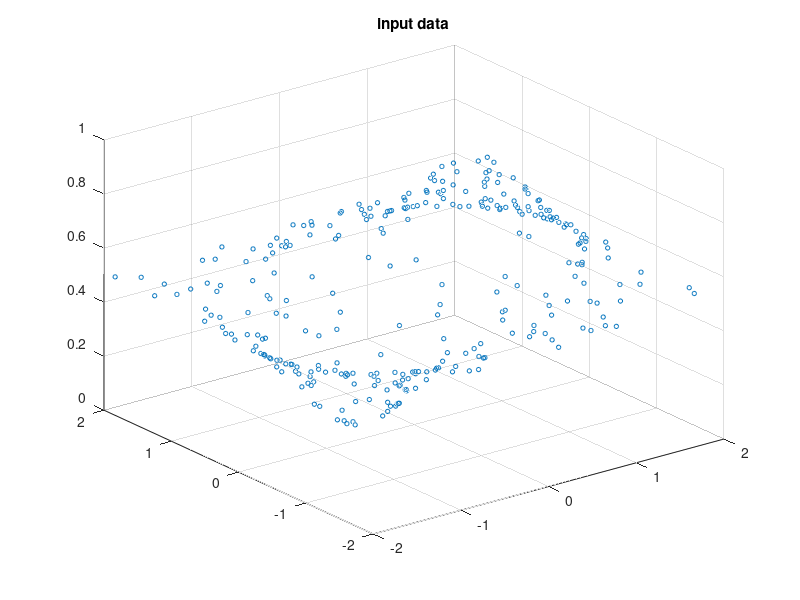

This figure's MATLAB source: (Note: this script raises an error after producing the figure.)
%data generation
data_num=300;
x = 4*rand(2,data_num)-2;
train = x(1,:).*exp(-x(1,:).^2 - x(2,:).^2) + 0.5;


%display input data
figure(1);
scatter3(x(1,:), x(2,:), train, 10);
title('input data');




w1 = 2*rand(3,2)-1;
b1 = 2*rand(3,1)-1;
w2 = 2*rand(1,3)-1;
b2 = 2*rand(1,1)-1;

layer1 = Affine(w1,b1);
layer2 = Sigmoid();
layer3 = Affine(w2,b2);
layer4 = Sigmoid();
layer5 = MSE();

EPOCH = 100000;
LAMBDA = 0.002;
loss = zeros(1,EPOCH);

for epoch = 1:EPOCH
   
    p = layer1.forward(x);
    y = layer2.forward(p);
    p2 = layer3.forward(y);
    y2 = layer4.forward(p2);
    
    loss(epoch) = layer5.forward(y2, train);
    
    dy2 = layer5.backward();
    dp2 = layer4.backward(dy2);
    dy = layer3.backward(dp2);
    dp = layer2.backward(dy);
    dx = layer1.backward(dp);
    
    layer1.update(LAMBDA);
    layer3.update(LAMBDA);
    
end

[X1 X2] = meshgrid(-2:0.1:2);
pt = layer1.forward([X1(:)';X2(:)']);
yt = layer2.forward(pt);
qt = layer3.forward(yt);
zt = layer4.forward(qt);
figure(3);
zsize = sqrt(size(zt));
mesh(X1,X2,reshape(zt,[zsize(2),zsize(2)]));
title('learning results')
